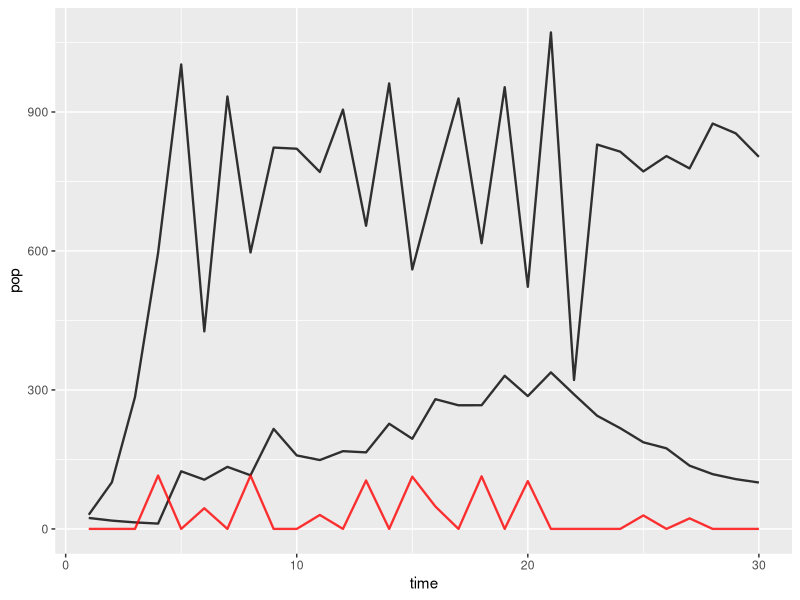

Generate this figure with R:


library(tidyverse)
library(ggthemes)

simulate_n_metapop <- function( parametre = array(c( c(-0.2, 2.1), c(1000, 800), c(30, 25)), dim = c(2, 3)) ) { # faudra rendre de nouveau les parametres changeable mais quand ce sera pour n pop
  
  
  # CONDITIONS DE SIMULATION
  temps = 30 # nb de pas de temps (en années)
  
  nb_pop = nrow(parametre)
  
  r = parametre[1:nb_pop, 1] 
  K = parametre[1:nb_pop, 2] 
  N0 = parametre[1:nb_pop, 3] 
  
  # Introducing some stochasticity in the dynamic
  sigma_p = 0.1 # the variability associated with the reproduction process
  
  # INITIALISATION
  N <- array(0, dim = c(temps, nb_pop))
  Nm <- array(0, dim = c(temps, nb_pop))
  
  em = array(0, dim = c(temps, nb_pop))
  
  for (i in 1:nb_pop){
    # conditions initiales 
    Nm[1,i] = N0[i]
    N[1,i] = rlnorm(1, log(Nm[1]), sigma_p)
  }
  
  # boucle du temps           
  for (t in 1:(temps - 1)) {
    
    for (i in 1:nb_pop){
      
      # REPRODUCTION
      Nm[t + 1,i] = N[t,i] + r[i] * N[t,i] * (1 - N[t,i] / K[i])  # reproduction
      Nm[t + 1,i] = max(Nm[t + 1,i]  , 0.001 * K[i]) # security line
      
      # STOCHASTICITY
      N[t + 1,i] = rlnorm(1, log(Nm[t + 1,i]), sigma_p) 
      
      # EMIGRATION
      em[t,i] =  max( (Nm[t + 1,i] -  K[i])  , 0)  # calcul du nombre d'emigrant
      Nm[t + 1,i] = Nm[t + 1,i]  -  em[t,i]   # emigration
      
      
    }
    
    for (i in 1:nb_pop){
      
      # IMMIGRATION
      immi = (1/(nb_pop-1))* (sum(em[t,1:nb_pop]) - em[t,i]) #chaque pop se partage équitablement les emigrants
      N[t + 1,i] = N[t + 1,i]  + immi #immigration
      
    }
  }
  
  
  
  res.N = tibble(N = N,
               time = 1:temps)
  
  res.em = tibble(em = em,
                 time = 1:temps)
  
  
  res = list("Effectif" = res.N, "emigration" =res.em ) # , "immigration" = )
  
  return(res)
}

sim = simulate_n_metapop()

sim$Effectif$N[,1] #effectif pop 1


data1 = tibble(time = 1:30,
               pop = sim$Effectif$N[,1])

data2 = tibble(time = 1:30,
               pop = sim$Effectif$N[,2])

data3 = tibble(time = 1:30,
               pop = sim$emigration$em[,2])

ggplot() +
    geom_line(data = data1, aes(x = time, y = pop),linewidth = 0.8, alpha = 0.8) +
    geom_line(data = data2, aes(x = time, y = pop),linewidth = 0.8, alpha = 0.8) +
    geom_line(data = data3, aes(x = time, y = pop),linewidth = 0.8, alpha = 0.8, color = "red")


# essai pour quatre pop

simulate_n_metapop( parametre = array(c( c(-0.2, 2.1, 1.2, -0.8), c(1000, 800, 250, 300), c(30, 25, 15, 20)), dim = c(4, 3)) )
